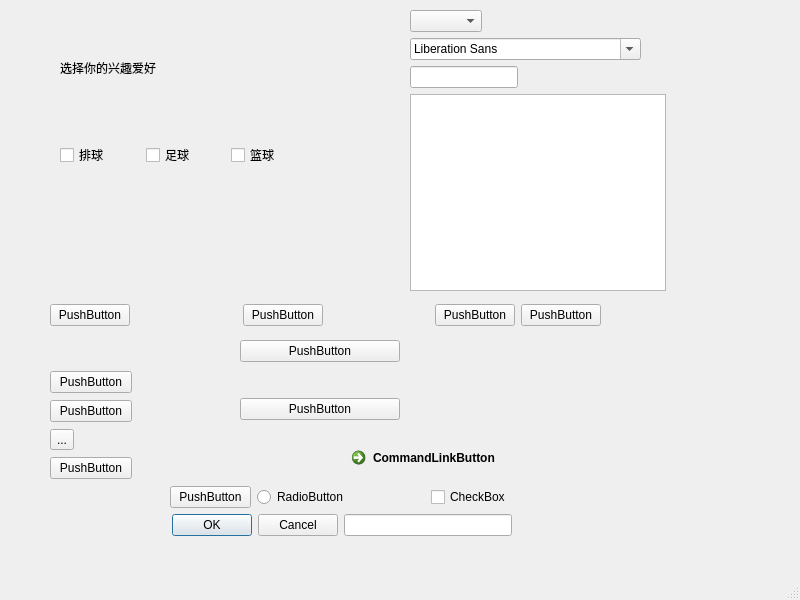
<?xml version="1.0" encoding="UTF-8"?>
<ui version="4.0">
 <class>MainWindow</class>
 <widget class="QMainWindow" name="MainWindow">
  <property name="geometry">
   <rect>
    <x>0</x>
    <y>0</y>
    <width>800</width>
    <height>600</height>
   </rect>
  </property>
  <property name="windowTitle">
   <string>MainWindow</string>
  </property>
  <widget class="QWidget" name="centralwidget">
   <widget class="QLabel" name="label">
    <property name="geometry">
     <rect>
      <x>60</x>
      <y>60</y>
      <width>121</width>
      <height>16</height>
     </rect>
    </property>
    <property name="text">
     <string>选择你的兴趣爱好</string>
    </property>
   </widget>
   <widget class="QWidget" name="verticalLayoutWidget">
    <property name="geometry">
     <rect>
      <x>240</x>
      <y>340</y>
      <width>160</width>
      <height>80</height>
     </rect>
    </property>
    <layout class="QVBoxLayout" name="verticalLayout">
     <item>
      <widget class="QPushButton" name="pushButton_5">
       <property name="text">
        <string>PushButton</string>
       </property>
      </widget>
     </item>
     <item>
      <spacer name="verticalSpacer">
       <property name="orientation">
        <enum>Qt::Vertical</enum>
       </property>
       <property name="sizeHint" stdset="0">
        <size>
         <width>20</width>
         <height>40</height>
        </size>
       </property>
      </spacer>
     </item>
     <item>
      <widget class="QPushButton" name="pushButton_6">
       <property name="text">
        <string>PushButton</string>
       </property>
      </widget>
     </item>
    </layout>
   </widget>
   <widget class="QWidget" name="">
    <property name="geometry">
     <rect>
      <x>60</x>
      <y>90</y>
      <width>251</width>
      <height>131</height>
     </rect>
    </property>
    <layout class="QHBoxLayout" name="horizontalLayout">
     <item>
      <widget class="QCheckBox" name="checkBox">
       <property name="text">
        <string>排球</string>
       </property>
      </widget>
     </item>
     <item>
      <widget class="QCheckBox" name="checkBox_3">
       <property name="text">
        <string>足球</string>
       </property>
      </widget>
     </item>
     <item>
      <widget class="QCheckBox" name="checkBox_2">
       <property name="text">
        <string>篮球</string>
       </property>
      </widget>
     </item>
    </layout>
   </widget>
   <widget class="QWidget" name="">
    <property name="geometry">
     <rect>
      <x>50</x>
      <y>300</y>
      <width>551</width>
      <height>31</height>
     </rect>
    </property>
    <layout class="QHBoxLayout" name="horizontalLayout_2">
     <item>
      <widget class="QPushButton" name="pushButton_4">
       <property name="text">
        <string>PushButton</string>
       </property>
      </widget>
     </item>
     <item>
      <spacer name="horizontalSpacer">
       <property name="orientation">
        <enum>Qt::Horizontal</enum>
       </property>
       <property name="sizeHint" stdset="0">
        <size>
         <width>40</width>
         <height>20</height>
        </size>
       </property>
      </spacer>
     </item>
     <item>
      <widget class="QPushButton" name="pushButton">
       <property name="text">
        <string>PushButton</string>
       </property>
      </widget>
     </item>
     <item>
      <spacer name="horizontalSpacer_2">
       <property name="orientation">
        <enum>Qt::Horizontal</enum>
       </property>
       <property name="sizeHint" stdset="0">
        <size>
         <width>40</width>
         <height>20</height>
        </size>
       </property>
      </spacer>
     </item>
     <item>
      <widget class="QPushButton" name="pushButton_3">
       <property name="text">
        <string>PushButton</string>
       </property>
      </widget>
     </item>
     <item>
      <widget class="QPushButton" name="pushButton_2">
       <property name="text">
        <string>PushButton</string>
       </property>
      </widget>
     </item>
    </layout>
   </widget>
   <widget class="QWidget" name="">
    <property name="geometry">
     <rect>
      <x>50</x>
      <y>370</y>
      <width>82</width>
      <height>111</height>
     </rect>
    </property>
    <layout class="QVBoxLayout" name="verticalLayout_2">
     <item>
      <widget class="QPushButton" name="pushButton_8">
       <property name="text">
        <string>PushButton</string>
       </property>
      </widget>
     </item>
     <item>
      <widget class="QPushButton" name="pushButton_7">
       <property name="text">
        <string>PushButton</string>
       </property>
      </widget>
     </item>
     <item>
      <widget class="QToolButton" name="toolButton">
       <property name="text">
        <string>...</string>
       </property>
      </widget>
     </item>
     <item>
      <widget class="QPushButton" name="pushButton_9">
       <property name="text">
        <string>PushButton</string>
       </property>
      </widget>
     </item>
    </layout>
   </widget>
   <widget class="QWidget" name="">
    <property name="geometry">
     <rect>
      <x>170</x>
      <y>440</y>
      <width>342</width>
      <height>96</height>
     </rect>
    </property>
    <layout class="QGridLayout" name="gridLayout">
     <item row="0" column="2" colspan="2">
      <widget class="QCommandLinkButton" name="commandLinkButton">
       <property name="text">
        <string>CommandLinkButton</string>
       </property>
      </widget>
     </item>
     <item row="1" column="0">
      <widget class="QPushButton" name="pushButton_10">
       <property name="text">
        <string>PushButton</string>
       </property>
      </widget>
     </item>
     <item row="1" column="1" colspan="2">
      <widget class="QRadioButton" name="radioButton">
       <property name="text">
        <string>RadioButton</string>
       </property>
      </widget>
     </item>
     <item row="1" column="3">
      <widget class="QCheckBox" name="checkBox_4">
       <property name="text">
        <string>CheckBox</string>
       </property>
      </widget>
     </item>
     <item row="2" column="0" colspan="2">
      <widget class="QDialogButtonBox" name="buttonBox">
       <property name="standardButtons">
        <set>QDialogButtonBox::Cancel|QDialogButtonBox::Ok</set>
       </property>
      </widget>
     </item>
     <item row="2" column="2" colspan="2">
      <widget class="QLineEdit" name="lineEdit"/>
     </item>
    </layout>
   </widget>
   <widget class="QWidget" name="">
    <property name="geometry">
     <rect>
      <x>410</x>
      <y>10</y>
      <width>264</width>
      <height>281</height>
     </rect>
    </property>
    <layout class="QFormLayout" name="formLayout">
     <item row="0" column="0">
      <widget class="QComboBox" name="comboBox"/>
     </item>
     <item row="1" column="0">
      <widget class="QFontComboBox" name="fontComboBox"/>
     </item>
     <item row="2" column="0">
      <widget class="QLineEdit" name="lineEdit_2"/>
     </item>
     <item row="3" column="0">
      <widget class="QTextEdit" name="textEdit"/>
     </item>
    </layout>
   </widget>
  </widget>
  <widget class="QMenuBar" name="menubar">
   <property name="geometry">
    <rect>
     <x>0</x>
     <y>0</y>
     <width>800</width>
     <height>20</height>
    </rect>
   </property>
  </widget>
  <widget class="QStatusBar" name="statusbar"/>
 </widget>
 <resources/>
 <connections/>
</ui>
